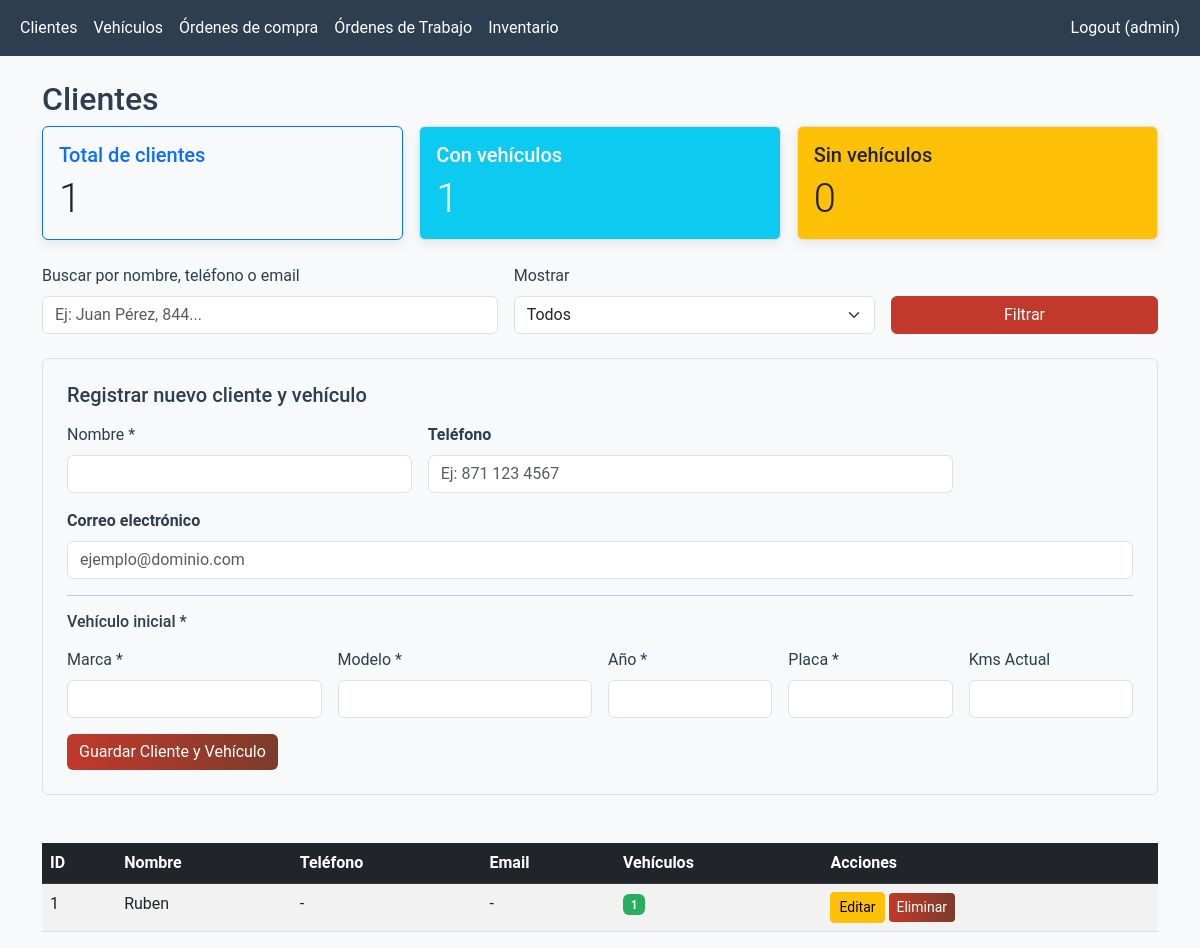
Before: /clientes (signed in) with the older database file.
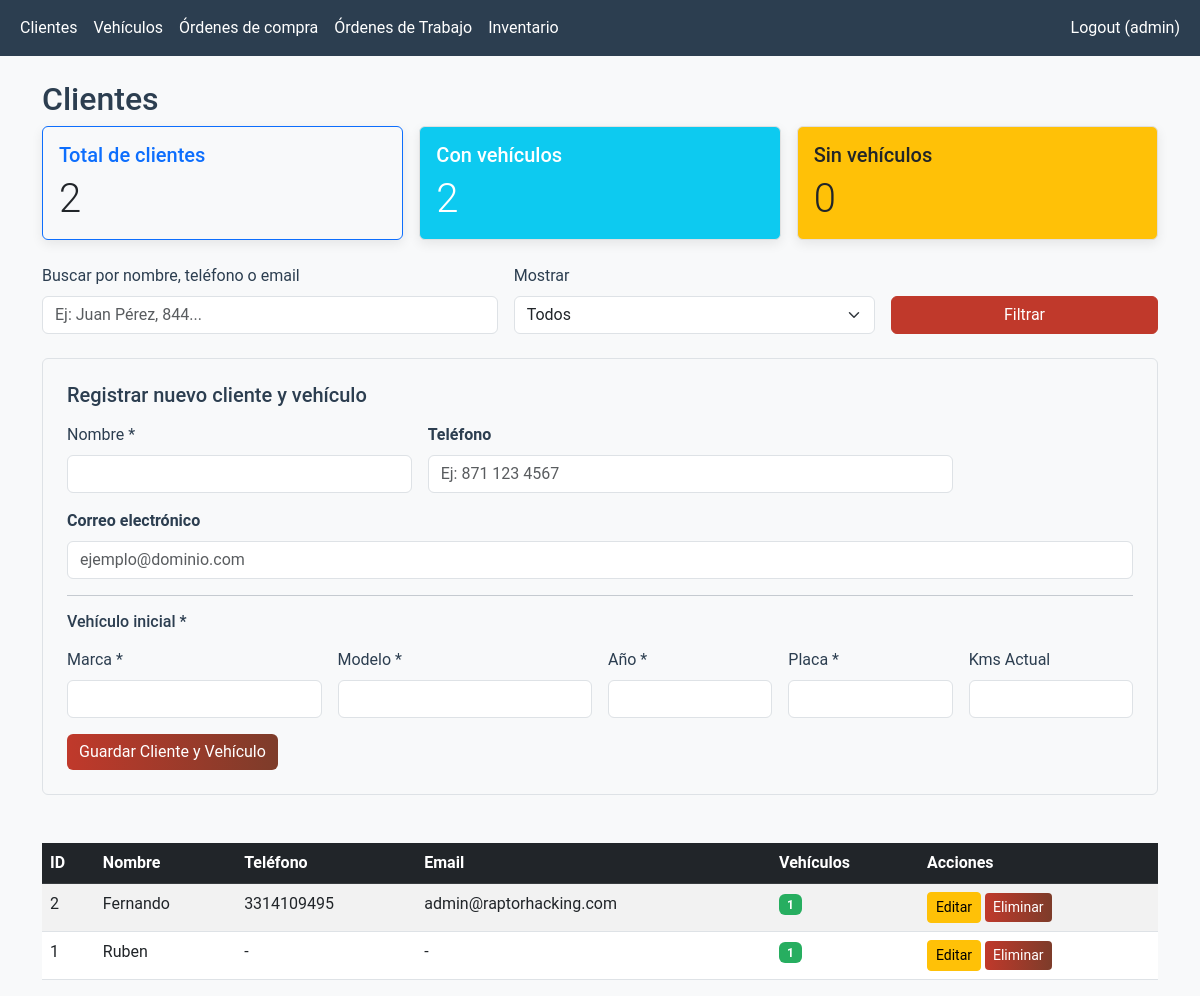
After: the same page with the newer database file.
### models.py (models this page shows)
class Cliente(db.Model):
    id = db.Column(db.Integer, primary_key=True)
    nombre = db.Column(db.String(100), nullable=False)
    telefono = db.Column(db.String(20))
    email = db.Column(db.String(100))
    vehiculos = db.relationship('Vehiculo', backref='cliente', lazy=True)

### app.py (the view, shortened to what this page needs)
@app.route('/clientes', methods=['GET', 'POST'])
@login_required
def clientes():
    page = request.args.get('page', 1, type=int)
    busqueda = request.args.get('busqueda', '').strip()
    filtro_vehiculos = request.args.get('filtro_vehiculos', 'todos')  # todos, con_vehiculos, sin_vehiculos
    query = Cliente.query
    if filtro_vehiculos == 'con_vehiculos':
        query = query.join(Vehiculo, isouter=True).group_by(Cliente.id).having(db.func.count(Vehiculo.id) > 0)
    elif filtro_vehiculos == 'sin_vehiculos':
        query = query.outerjoin(Vehiculo).group_by(Cliente.id).having(db.func.count(Vehiculo.id) == 0)
    query = query.order_by(Cliente.nombre.asc())
    paginacion = query.paginate(page=page, per_page=20, error_out=False)
    clientes_lista = paginacion.items
    total_clientes = Cliente.query.count()
    con_vehiculos = Cliente.query.join(Vehiculo).distinct().count()
    sin_vehiculos = total_clientes - con_vehiculos
    return render_template('clientes.html',
                           clientes=clientes_lista,
                           paginacion=paginacion,
                           busqueda=busqueda,
                           filtro_vehiculos=filtro_vehiculos,
                           total_clientes=total_clientes,
                           con_vehiculos=con_vehiculos,
                           sin_vehiculos=sin_vehiculos)

### app.py (called while the page is built)
@login_manager.user_loader
def load_user(user_id):
    return User.query.get(int(user_id))

def get_dashboard_counts():
    from models import OrdenTrabajo, Inventario
    pendientes = OrdenTrabajo.query.filter_by(estado='Pendiente').count()
    en_progreso = OrdenTrabajo.query.filter_by(estado='En progreso').count()
    critico_stock = Inventario.query.filter(Inventario.cantidad <= 5).count()
    return {
        'pendientes': pendientes,
        'en_progreso': en_progreso,
        'critico_stock': critico_stock
    }

@app.context_processor
def inject_dashboard_counts():
    return dict(dashboard_counts=get_dashboard_counts())

### templates/clientes.html (shortened to what the changed rows need)
{% extends 'base.html' %}
{% block content %}
<h2>Clientes</h2>
<div class="row mb-4 g-3">
    <div class="col-md-4">
        <div class="card bg-light border-primary">
            <div class="card-body">
                <h5 class="card-title text-primary">Total de clientes</h5>
                <p class="card-text display-6">{{ total_clientes }}</p>
            </div>
        </div>
    </div>
    <div class="col-md-4">
        <div class="card bg-info text-white">
            <div class="card-body">
                <h5 class="card-title">Con vehículos</h5>
                <p class="card-text display-6">{{ con_vehiculos }}</p>
            </div>
        </div>
    </div>
</div>
<div class="table-responsive">
    <table class="table table-striped table-hover">
        <thead class="table-dark">
            <tr>
                <th>ID</th>
                <th>Nombre</th>
                <th>Teléfono</th>
                <th>Email</th>
                <th>Vehículos</th>
                <th>Acciones</th>
            </tr>
        </thead>
        <tbody>
            {% for cliente in clientes %}
            <tr>
                <td>{{ cliente.id }}</td>
                <td>{{ cliente.nombre }}</td>
                <td>{{ cliente.telefono or '-' }}</td>
                <td>{{ cliente.email or '-' }}</td>
                <td>
                    {% if cliente.vehiculos %}
                        <span class="badge bg-success">{{ cliente.vehiculos|length }}</span>
                    {% else %}
                        <span class="badge bg-secondary">0</span>
                    {% endif %}
                </td>
                <td>
                    <a href="{{ url_for('editar_cliente', id=cliente.id) }}" class="btn btn-sm btn-warning">Editar</a>
                    <form method="POST" action="{{ url_for('eliminar_cliente', id=cliente.id) }}" style="display:inline;" onsubmit="return confirm('¿Eliminar a {{ cliente.nombre }}?');">
                        <button type="submit" class="btn btn-sm btn-danger">Eliminar</button>
                    </form>
                </td>
            </tr>
            {% else %}
            <tr><td colspan="6" class="text-center py-4">No hay clientes que coincidan con los filtros</td></tr>
            {% endfor %}
        </tbody>
    </table>
</div>
{% endblock %}

Changed rows visible on the page:
added Cliente: id "2", nombre "Fernando", telefono "3314109495", email "admin@raptorhacking.com", vehiculos|length "1"
Other visible differences:
{{ total_clientes }}: "1" → "2"
{{ con_vehiculos }}: "1" → "2"
